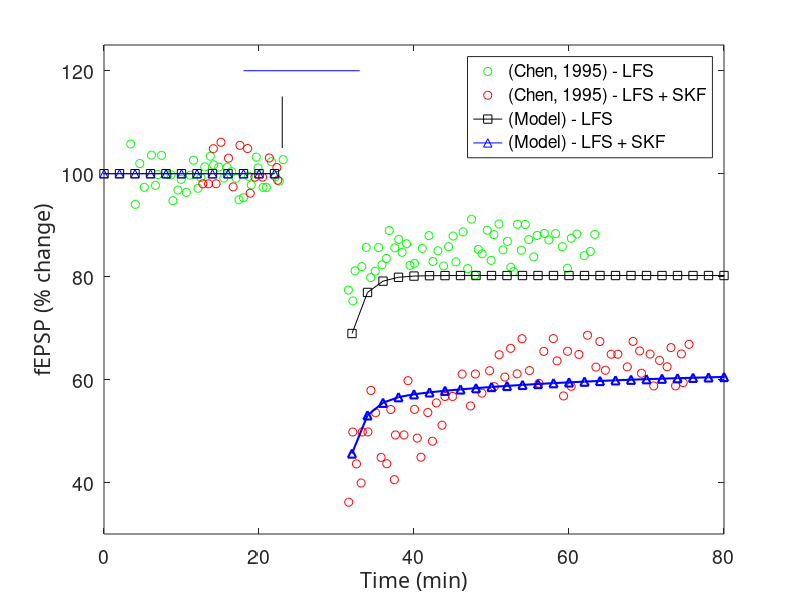

Write MATLAB code to recreate this figure.
clearvars
clc
clear -all

load('FT_LFS1Hz_450p_SKF3m_m5.mat')
load('FT_LFS1Hz_450p_SKF3m_m5_keinDA.mat')
load('fEPSP_LFS1Hz_450p_SKF3m_m5.mat')
load('fEPSP_LFS1Hz_450p_SKF3m_m5_keinDA.mat')

t_1 = FT_LFS1Hz_450p_SKF3m_m5;
fEPSP_1 = fEPSP_LFS1Hz_450p_SKF3m_m5;
t_1_keinDA = FT_LFS1Hz_450p_SKF3m_m5_keinDA;
fEPSP_1_keinDA = fEPSP_LFS1Hz_450p_SKF3m_m5_keinDA;

load('chen_LFS.mat')
load('chen_LFS_SKF.mat')

t1 = chen_LFS(:,1);
x1 = chen_LFS(:,2);

t2 = chen_LFS_SKF(:,1);
x2 = chen_LFS_SKF(:,2);



ls = 1.5;
ms = 6;


a = 1;
b = 17;
c = 22;

HFS = 33*[1,1]-10; 
SKF = [0,15]+33-5-10;

figure('DefaultAxesFontSize',14,'DefaultTextFontName','Calibri')
plot(t1+33-10,x1,'go',t2+23-10,x2,'ro',...
    t_1_keinDA(a:b)./60000-10,fEPSP_1_keinDA(a:b),'ks-', t_1(a:b)./60000-10,fEPSP_1(a:b),'b^-',...
    HFS,[105,115],'k-',SKF,[120,120],'b',...
    t_1_keinDA(c:end)./60000-10,fEPSP_1_keinDA(c:end),'ks-',t_1(c:end)./60000-10,fEPSP_1(c:end),'b^-',...
    'LineWidth',ls,'MarkerSize',ms)
ylabel('fEPSP (% change)')
xlabel('Time (min)')
xlim([0,80])
ylim([30,125])
legend('(Chen, 1995) - LFS','(Chen, 1995) - LFS + SKF','(Model) - LFS','(Model) - LFS + SKF')





